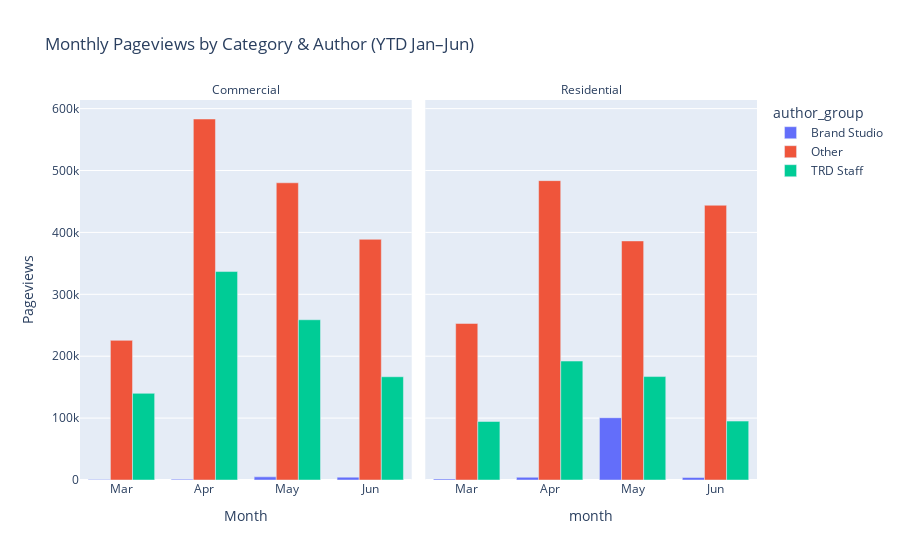

This figure's notebook cell:
### Code cell
import requests
import pandas as pd
from datetime import datetime, timedelta
import calendar
import plotly.express as px

# ─── UTILITIES ──────────────────────────────────────────────────────────────
def fetch_posts(start: datetime, end: datetime) -> pd.DataFrame:
    """
    Fetch posts across all geographic sections between start and end.
    Returns a DataFrame with columns: url, section, author, tags, metrics.views
    """
    # 1) Fetch section slugs
    secs_url = "https://api.parsely.com/v2/analytics/sections"
    secs_params = {
        "apikey": SITE_ID,
        "secret": API_SECRET,
        "period_start": start.replace(microsecond=0).isoformat(),
        "period_end":   end.replace(microsecond=0).isoformat(),
        "limit": 1000,
        "page": 1
    }
    r = requests.get(secs_url, params=secs_params)
    r.raise_for_status()
    sections = [rec["section"] for rec in r.json().get("data", [])]

    # 2) Pull posts for each section
    posts_url = "https://api.parsely.com/v2/analytics/posts"
    all_posts = []
    for section in sections:
        resp = requests.get(posts_url, params={
            "apikey": SITE_ID,
            "secret": API_SECRET,
            "section": section,
            "period_start": start.replace(microsecond=0).isoformat() + "Z",
            "period_end":   end.replace(microsecond=0).isoformat() + "Z",
            "limit": 2000,
            "sort": "views"
        })
        resp.raise_for_status()
        data = resp.json().get("data", [])
        for post in data:
            post["section"] = section
            # Normalize tags
            raw_tags = post.get("tags", [])
            norm = []
            for t in raw_tags:
                if isinstance(t, dict):
                    tag = t.get("tag") or t.get("name")
                    if tag:
                        norm.append(tag)
                elif isinstance(t, str):
                    norm.append(t)
            post["tags"] = norm
        all_posts.extend(data)

    df = pd.json_normalize(all_posts)
    # ensure URL column
    if "url" not in df.columns and "canonical_url" in df.columns:
        df.rename(columns={"canonical_url": "url"}, inplace=True)
    # flatten views
    df["views"] = df.get("metrics.views", 0)
    # ensure tags and author columns exist
    if "tags" not in df.columns:
        df["tags"] = [[] for _ in range(len(df))]
    if "author" not in df.columns:
        df["author"] = None
    return df


def classify(tags: list) -> str:
    tags_lower = [t.lower() for t in (tags or [])]
    if any("residential" in t for t in tags_lower): return "Residential"
    if any("commercial" in t for t in tags_lower):  return "Commercial"
    return None

# ─── DEFINE DATE RANGE ───────────────────────────────────────────────────────
now = datetime.utcnow().replace(microsecond=0)
year = now.year
periods = []
for m in range(1, now.month + 1):
    start = datetime(year, m, 1)
    end = datetime(year, m+1, 1) - timedelta(seconds=1) if m < now.month else now
    label = calendar.month_abbr[m]
    periods.append((start, end, label))

# ─── AGGREGATE PAGEVIEWS BY MONTH, CATEGORY & AUTHOR GROUP ──────────────────
summary_list = []
for start, end, label in periods:
    df_m = fetch_posts(start, end)
    print(f"Month {label}: fetched {len(df_m)} posts")
    df_m["classification"] = df_m["tags"].apply(classify)
    df_m["author_group"] = df_m["author"].apply(
        lambda a: "TRD Staff" if a == "TRD Staff" else (
                  "Brand Studio" if a == "Brand Studio" else "Other"))
    # filter only classified
    df_m = df_m[df_m["classification"].notnull()]
    # group by classification + author_group
    agg = (
        df_m.groupby(["classification","author_group"], dropna=False)
            .agg(pageviews=("views","sum"))
            .reset_index()
    )
    agg["month"] = label
    summary_list.append(agg)

# Combine
df_summary = pd.concat(summary_list, ignore_index=True) if summary_list else pd.DataFrame(
    columns=["classification","author_group","pageviews","month"]
)

# ─── PLOT ───────────────────────────────────────────────────────────────────
month_order = [label for _,_,label in periods]
fig = px.bar(
    df_summary,
    x="month",
    y="pageviews",
    color="author_group",
    facet_col="classification",
    category_orders={"month": month_order},
    barmode="group",
    title=f"Monthly Pageviews by Category & Author (YTD Jan–{calendar.month_abbr[now.month]})"
)
fig.update_layout(xaxis_title="Month", yaxis_title="Pageviews")
# Simplify facet titles
fig.for_each_annotation(lambda a: a.update(text=a.text.split("=")[-1]))
fig.write_html("index.html")
fig.show()

### Figure 1 — Plotly figure (JSON) as saved in the notebook; plotly's stock layout.template omitted (floating-point values rounded to 4 significant figures)
{"data": [{"alignmentgroup": "True", "hovertemplate": "author_group=Brand Studio<br>classification=Commercial<br>month=%{x}<br>pageviews=%{y}<extra></extra>", "legendgroup": "Brand Studio", "marker": {"color": "#636efa", "pattern": {"shape": ""}}, "name": "Brand Studio", "offsetgroup": "Brand Studio", "orientation": "v", "showlegend": true, "textposition": "auto", "type": "bar", "x": ["Mar", "Apr", "May", "Jun"], "xaxis": "x", "y": [607, 1344, 5085, 4612], "yaxis": "y"}, {"alignmentgroup": "True", "hovertemplate": "author_group=Brand Studio<br>classification=Residential<br>month=%{x}<br>pageviews=%{y}<extra></extra>", "legendgroup": "Brand Studio", "marker": {"color": "#636efa", "pattern": {"shape": ""}}, "name": "Brand Studio", "offsetgroup": "Brand Studio", "orientation": "v", "showlegend": false, "textposition": "auto", "type": "bar", "x": ["Mar", "Apr", "May", "Jun"], "xaxis": "x2", "y": [1663, 4417, 100602, 4091], "yaxis": "y2"}, {"alignmentgroup": "True", "hovertemplate": "author_group=Other<br>classification=Commercial<br>month=%{x}<br>pageviews=%{y}<extra></extra>", "legendgroup": "Other", "marker": {"color": "#EF553B", "pattern": {"shape": ""}}, "name": "Other", "offsetgroup": "Other", "orientation": "v", "showlegend": true, "textposition": "auto", "type": "bar", "x": ["Mar", "Apr", "May", "Jun"], "xaxis": "x", "y": [225605, 583237, 480182, 388847], "yaxis": "y"}, {"alignmentgroup": "True", "hovertemplate": "author_group=Other<br>classification=Residential<br>month=%{x}<br>pageviews=%{y}<extra></extra>", "legendgroup": "Other", "marker": {"color": "#EF553B", "pattern": {"shape": ""}}, "name": "Other", "offsetgroup": "Other", "orientation": "v", "showlegend": false, "textposition": "auto", "type": "bar", "x": ["Mar", "Apr", "May", "Jun"], "xaxis": "x2", "y": [252908, 483665, 386248, 443885], "yaxis": "y2"}, {"alignmentgroup": "True", "hovertemplate": "author_group=TRD Staff<br>classification=Commercial<br>month=%{x}<br>pageviews=%{y}<extra></extra>", "legendgroup": "TRD Staff", "marker": {"color": "#00cc96", "pattern": {"shape": ""}}, "name": "TRD Staff", "offsetgroup": "TRD Staff", "orientation": "v", "showlegend": true, "textposition": "auto", "type": "bar", "x": ["Mar", "Apr", "May", "Jun"], "xaxis": "x", "y": [139991, 336754, 258887, 166791], "yaxis": "y"}, {"alignmentgroup": "True", "hovertemplate": "author_group=TRD Staff<br>classification=Residential<br>month=%{x}<br>pageviews=%{y}<extra></extra>", "legendgroup": "TRD Staff", "marker": {"color": "#00cc96", "pattern": {"shape": ""}}, "name": "TRD Staff", "offsetgroup": "TRD Staff", "orientation": "v", "showlegend": false, "textposition": "auto", "type": "bar", "x": ["Mar", "Apr", "May", "Jun"], "xaxis": "x2", "y": [94490, 192151, 167099, 95153], "yaxis": "y2"}], "layout": {"annotations": [{"font": {}, "showarrow": false, "text": "Commercial", "x": 0.245, "xanchor": "center", "xref": "paper", "y": 1, "yanchor": "bottom", "yref": "paper"}, {"font": {}, "showarrow": false, "text": "Residential", "x": 0.755, "xanchor": "center", "xref": "paper", "y": 1, "yanchor": "bottom", "yref": "paper"}], "barmode": "group", "legend": {"title": {"text": "author_group"}, "tracegroupgap": 0}, "title": {"text": "Monthly Pageviews by Category & Author (YTD Jan–Jun)"}, "xaxis": {"anchor": "y", "categoryarray": ["Jan", "Feb", "Mar", "Apr", "May", "Jun"], "categoryorder": "array", "domain": [0, 0.49], "title": {"text": "Month"}}, "xaxis2": {"anchor": "y2", "categoryarray": ["Jan", "Feb", "Mar", "Apr", "May", "Jun"], "categoryorder": "array", "domain": [0.51, 1], "matches": "x", "title": {"text": "month"}}, "yaxis": {"anchor": "x", "domain": [0, 1], "title": {"text": "Pageviews"}}, "yaxis2": {"anchor": "x2", "domain": [0, 1], "matches": "y", "showticklabels": false}}}
